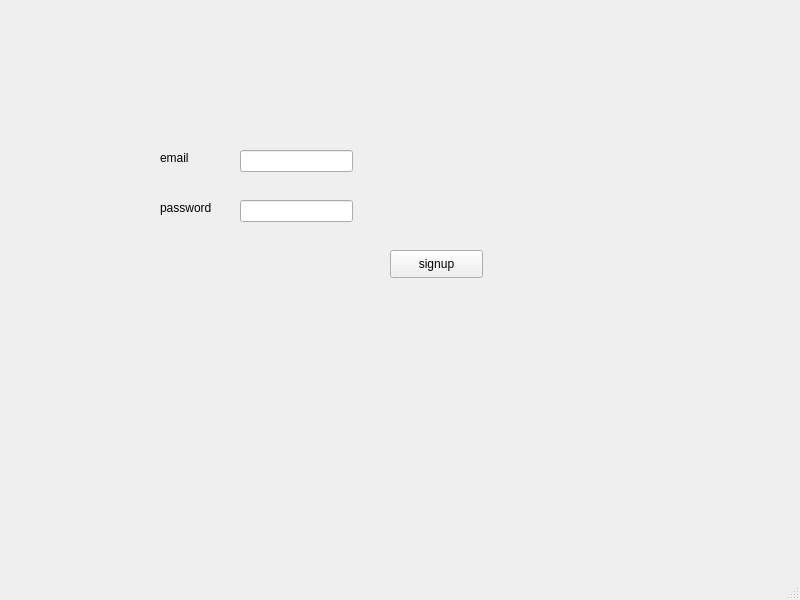
<?xml version="1.0" encoding="UTF-8"?>
<ui version="4.0">
 <class>MainWindow</class>
 <widget class="QMainWindow" name="MainWindow">
  <property name="geometry">
   <rect>
    <x>0</x>
    <y>0</y>
    <width>800</width>
    <height>600</height>
   </rect>
  </property>
  <property name="windowTitle">
   <string>MainWindow</string>
  </property>
  <widget class="QWidget" name="centralwidget">
   <widget class="QPushButton" name="signup">
    <property name="geometry">
     <rect>
      <x>390</x>
      <y>250</y>
      <width>93</width>
      <height>28</height>
     </rect>
    </property>
    <property name="text">
     <string>signup</string>
    </property>
   </widget>
   <widget class="QLabel" name="label">
    <property name="geometry">
     <rect>
      <x>160</x>
      <y>150</y>
      <width>55</width>
      <height>16</height>
     </rect>
    </property>
    <property name="text">
     <string>email</string>
    </property>
   </widget>
   <widget class="QLabel" name="label_2">
    <property name="geometry">
     <rect>
      <x>160</x>
      <y>200</y>
      <width>55</width>
      <height>16</height>
     </rect>
    </property>
    <property name="text">
     <string>password</string>
    </property>
   </widget>
   <widget class="QLineEdit" name="email">
    <property name="geometry">
     <rect>
      <x>240</x>
      <y>150</y>
      <width>113</width>
      <height>22</height>
     </rect>
    </property>
   </widget>
   <widget class="QLineEdit" name="password">
    <property name="geometry">
     <rect>
      <x>240</x>
      <y>200</y>
      <width>113</width>
      <height>22</height>
     </rect>
    </property>
   </widget>
  </widget>
  <widget class="QMenuBar" name="menubar">
   <property name="geometry">
    <rect>
     <x>0</x>
     <y>0</y>
     <width>800</width>
     <height>26</height>
    </rect>
   </property>
  </widget>
  <widget class="QStatusBar" name="statusbar"/>
 </widget>
 <resources/>
 <connections/>
</ui>
